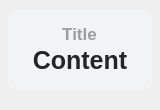
<?xml version="1.0" encoding="UTF-8"?>
<ui version="4.0">
 <class>Form</class>
 <widget class="QWidget" name="Form">
  <property name="geometry">
   <rect>
    <x>0</x>
    <y>0</y>
    <width>160</width>
    <height>110</height>
   </rect>
  </property>
  <property name="minimumSize">
   <size>
    <width>0</width>
    <height>0</height>
   </size>
  </property>
  <property name="maximumSize">
   <size>
    <width>16777215</width>
    <height>110</height>
   </size>
  </property>
  <property name="windowTitle">
   <string>基本组件</string>
  </property>
  <layout class="QHBoxLayout" name="horizontalLayout">
   <property name="spacing">
    <number>20</number>
   </property>
   <property name="leftMargin">
    <number>8</number>
   </property>
   <property name="topMargin">
    <number>10</number>
   </property>
   <property name="rightMargin">
    <number>8</number>
   </property>
   <property name="bottomMargin">
    <number>20</number>
   </property>
   <item>
    <widget class="QFrame" name="backgnd">
     <property name="styleSheet">
      <string notr="true">background-color: rgba(242, 243, 245, 255);
border-radius: 8px</string>
     </property>
     <property name="frameShape">
      <enum>QFrame::StyledPanel</enum>
     </property>
     <property name="frameShadow">
      <enum>QFrame::Raised</enum>
     </property>
     <layout class="QVBoxLayout" name="verticalLayout">
      <property name="spacing">
       <number>0</number>
      </property>
      <property name="topMargin">
       <number>12</number>
      </property>
      <property name="bottomMargin">
       <number>12</number>
      </property>
      <item>
       <layout class="QHBoxLayout" name="titleLayout">
        <item>
         <widget class="QLabel" name="title">
          <property name="sizePolicy">
           <sizepolicy hsizetype="Maximum" vsizetype="Maximum">
            <horstretch>0</horstretch>
            <verstretch>0</verstretch>
           </sizepolicy>
          </property>
          <property name="font">
           <font>
            <family>Microsoft YaHei UI</family>
            <pointsize>13</pointsize>
            <bold>true</bold>
           </font>
          </property>
          <property name="styleSheet">
           <string notr="true">color: rgba(0, 0, 0, 90);
background-color: rgba(255, 255, 255, 0);
font-weight: bold;</string>
          </property>
          <property name="text">
           <string>Title</string>
          </property>
          <property name="textFormat">
           <enum>Qt::PlainText</enum>
          </property>
          <property name="alignment">
           <set>Qt::AlignCenter</set>
          </property>
         </widget>
        </item>
       </layout>
      </item>
      <item>
       <layout class="QHBoxLayout" name="contentLayout">
        <item>
         <widget class="QLabel" name="content">
          <property name="sizePolicy">
           <sizepolicy hsizetype="Maximum" vsizetype="Maximum">
            <horstretch>0</horstretch>
            <verstretch>0</verstretch>
           </sizepolicy>
          </property>
          <property name="font">
           <font>
            <family>Microsoft YaHei UI</family>
            <pointsize>19</pointsize>
            <bold>true</bold>
           </font>
          </property>
          <property name="styleSheet">
           <string notr="true">border: none;
color: rgba(37, 37, 37, 255);
font-weight: bold;
background-color: rgba(255, 255, 255, 0);</string>
          </property>
          <property name="text">
           <string>Content</string>
          </property>
          <property name="textFormat">
           <enum>Qt::PlainText</enum>
          </property>
          <property name="alignment">
           <set>Qt::AlignCenter</set>
          </property>
         </widget>
        </item>
       </layout>
      </item>
     </layout>
    </widget>
   </item>
  </layout>
 </widget>
 <resources/>
 <connections/>
</ui>
